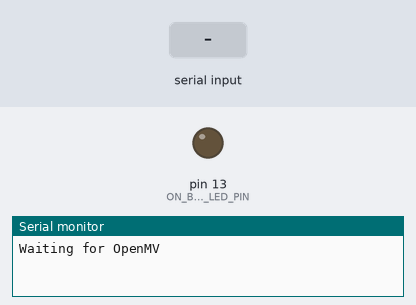
Bench run of a sketch on a simulated Arduino Mega 2560, built with avr-gcc and run on an emulated ATmega2560. On the bench: output pins drawn as LEDs (lit = HIGH), the last lines printed to the serial monitor. The inputs (shaded band) are chosen by the test bench.

Above: at 0.9 s.
1.0 s: "Slow down tag\n" received over the second serial link
At 2.2 s:
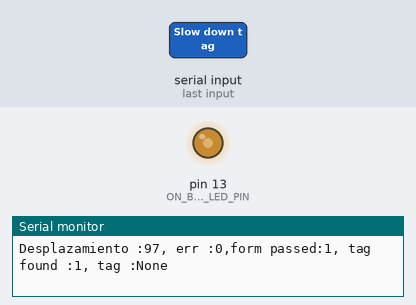
2.5 s: "Station tag\n" received over the second serial link
At 3.3 s:
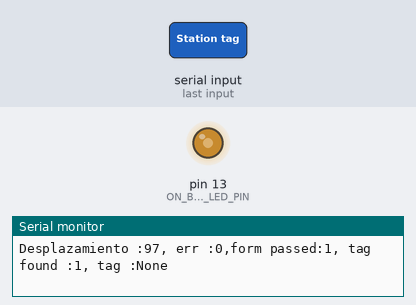
4.0 s: "90,45\n" received over the second serial link
At 5.0 s:
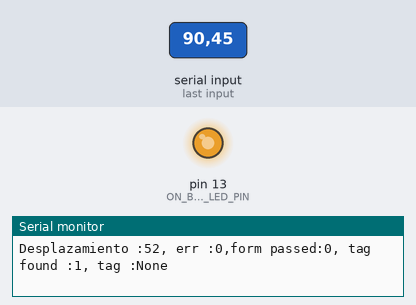
5.5 s: "1\n" received over the second serial link
At 6.9 s:
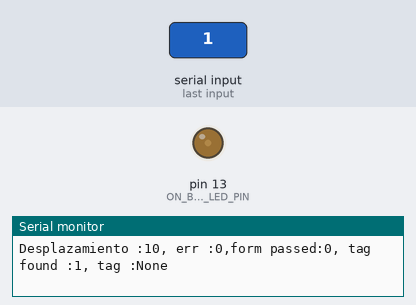
Timing chart, 0 to 8.0 s (numbered marks = the images above; inputs shaded):
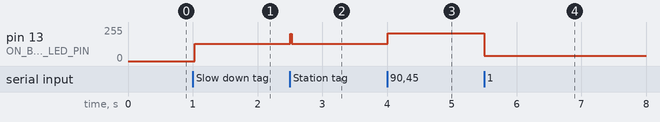

The sketch:

Camino_enviado_por_serial.ino
```cpp
#include <ArduinoQueue.h>
#define OPEN_MV_MSG_LEN 2 //Length en bytes
#define ON_BOARD_LED_PIN 13 //Para mostrar cosas
#define MAX_DISPLACEMENT 64 //Del openmv en el modo normal

/***************************************Definiciones***************************************************/
typedef enum {OPENMV_FOLLOW_LINE, OPENMV_FORK_LEFT, OPENMV_FORK_RIGHT, OPENMV_MERGE, OPENMV_ERROR,OPENMV_IDLE}openMV_states; //Los distintos estados del OpenMV
typedef enum {MISSION_SLOW_DOWN, MISSION_SPEED_UP, MISSION_FORK_LEFT, MISSION_FORK_RIGHT, MISSION_STATION, MISSION_MERGE,WAIT_FOR_MISSION}Mission_states; //Los distintos objetivos de la mision

typedef struct  {
  int displacement;
  bool tag_found;
  bool form_passed;
  bool error;
  String tag;
}openMV_msg; //La información que trae cada mensaje del openMV.


//Misiones hardcodeadas: 024    450

/***************************************Declaración funciones***************************************************/
openMV_msg decode_openMV_msg(byte *openMV_msg_buff);
void answer(openMV_msg msg);
void send_openMV_next_state(int urr_mision_step);
void print_openmv_msg(openMV_msg msg);
void recieve_mission();

/***************************************Variables globales***************************************************/
ArduinoQueue<int> mission_steps(20); //Máximo 20 pasos de misiones
int curr_mission_step;

/***************************************Inicialización***************************************************/
void setup() {
  // initialize both serial ports:
  Serial.begin(115200);
  Serial1.begin(38400);
  byte openMV_msg;
  Serial1.setTimeout(20000);
  Serial.setTimeout(20000);
  Serial.print("Waiting for OpenMV");
  while(!Serial1.available());
  openMV_msg=Serial1.read(); //Espero que se inicialice el openmv
  Serial1.write(OPENMV_IDLE); //Se lo configura al openMV para que quede en espera hasta llegar una misión
  Serial.println(openMV_msg);
  Serial.println("Connected");

  void recieve_mission();
  curr_mission_step=mission_steps.dequeue();

  pinMode(ON_BOARD_LED_PIN,OUTPUT); //Puedo usar el LED para indicar que tan desplazado está.
}

/***************************************Loop principal***************************************************/
void loop() {
  // read from port 1, send to port 0:
  if(curr_mission_step == WAIT_FOR_MISSION)
    recieve_mission();
  else if(Serial1.available())
  {
    byte openMV_msg_buff[OPEN_MV_MSG_LEN];
    openMV_msg_buff[0] = Serial1.read(); //Esto estaría bueno en la CIAA implementar una interrupción cuando recibe 2 mensajes.
    while(!Serial1.available());
    openMV_msg_buff[1] = Serial1.read();
    openMV_msg msg = decode_openMV_msg(openMV_msg_buff);
    //Serial.print(openMV_msg_buff[0],BIN); //Vista ultra Raw de los mensajes.
    //Serial.print(openMV_msg_buff[1],BIN); //Vista ultra Raw de los mensajes.
    //Serial.println(openMV_msg_buff[0],openMV_msg_buff[1]); //Vista Raw de los mensajes.
    print_openmv_msg(msg);
    //Serial.print("Desplazamiento");
    //Serial.println(msg.displacement);
    analogWrite(ON_BOARD_LED_PIN,int(abs(msg.displacement)*255/MAX_DISPLACEMENT));
    answer(msg);
  }
}
/***************************************Funciones***************************************************/
void recieve_mission()
{
  Serial.print("Give me a mission!");
  String s = Serial.readStringUntil('\n');
  unsigned int i = 0;
  for(i=0;i<s.length();i++)
    mission_steps.enqueue(int(s[i]-'0'));
  curr_mission_step=mission_steps.dequeue();
  send_openMV_next_state(curr_mission_step);
}


void print_openmv_msg(openMV_msg msg)
{
  Serial.print("Desplazamiento :");
  Serial.print(msg.displacement);
  Serial.print(", err :");
  Serial.print(msg.error);
  Serial.print(",form passed:");
  Serial.print(msg.form_passed);
  Serial.print(", tag found :");
  Serial.print(msg.tag_found);
  Serial.print(", tag :");
  Serial.println(msg.tag);
}

openMV_msg decode_openMV_msg(byte *openMV_msg_buff) //Del mensaje de UART traduce a las variables utilizadas en el arduino
{
  openMV_msg retVal;
  retVal.displacement=int(char(openMV_msg_buff[0]));
  retVal.error= (openMV_msg_buff[1] /128)%2;
  retVal.form_passed= (openMV_msg_buff[1]/64)%2;
  retVal.tag_found= (openMV_msg_buff[1]/32)%2;
  unsigned int tag_nmbr=openMV_msg_buff[1]%32;
  if (tag_nmbr == 1)
    retVal.tag = "Slow down tag";
  else if (tag_nmbr == 3)
    retVal.tag = "Station tag";
  else
    retVal.tag = "None";
  return retVal;
}
void answer(openMV_msg msg) //Update del camino al openMV frente a distintos eventos
{

  if (curr_mission_step != WAIT_FOR_MISSION) //Si todavía quedan partes de la misión
  {
    /*if ( msg.error == 1)
    {
      unsigned int items= Mission.itemCount();
      for(unsigned int i=0; i<items;i++);
        Mission.dequeue();
      Serial1.write(OPENMV_FOLLOW_LINE); // Estado normal
      curr_mission_step=WAIT_FOR_MISSION;
    }
    else*/ if ((curr_mission_step == MISSION_SLOW_DOWN) && msg.tag_found && msg.tag=="Slow down tag")
    {
      curr_mission_step=mission_steps.dequeue();
      send_openMV_next_state(curr_mission_step);
    }
    else if ((curr_mission_step == MISSION_FORK_LEFT) && msg.form_passed)
    {
      curr_mission_step=mission_steps.dequeue();
      send_openMV_next_state(curr_mission_step);
    }
    else if ((curr_mission_step == MISSION_STATION) && msg.tag_found && msg.tag=="Station tag")
    {
      if(mission_steps.isEmpty())
        curr_mission_step = WAIT_FOR_MISSION;
      else
        curr_mission_step=mission_steps.dequeue();
      send_openMV_next_state(curr_mission_step);
    }
  }
}

void send_openMV_next_state(int curr_mision_step)
{ //Faltan poner más estados
  if(curr_mision_step == MISSION_FORK_LEFT)
    Serial1.write(OPENMV_FORK_LEFT);
  else if(curr_mision_step == MISSION_FORK_RIGHT)
    Serial1.write(OPENMV_FORK_RIGHT);
  else if(curr_mision_step == MISSION_STATION)
    Serial1.write(OPENMV_FOLLOW_LINE);
  else if(curr_mision_step == MISSION_MERGE)
    Serial1.write(OPENMV_MERGE);
  else if(curr_mision_step == WAIT_FOR_MISSION)
    Serial1.write(OPENMV_IDLE);
}
```

Measured:
- after the input at 1.0 s, pin 13 (ON_BOARD_LED_PIN): 0/255 → 130/255 at once
- after the input at 2.5 s, pin 13 (ON_BOARD_LED_PIN): 130/255 → 206/255 at once, → 130/255 0.02 s later
- after the input at 4.0 s, pin 13 (ON_BOARD_LED_PIN): 130/255 → 207/255 at once
- after the input at 5.5 s, pin 13 (ON_BOARD_LED_PIN): 207/255 → 39/255 at once
